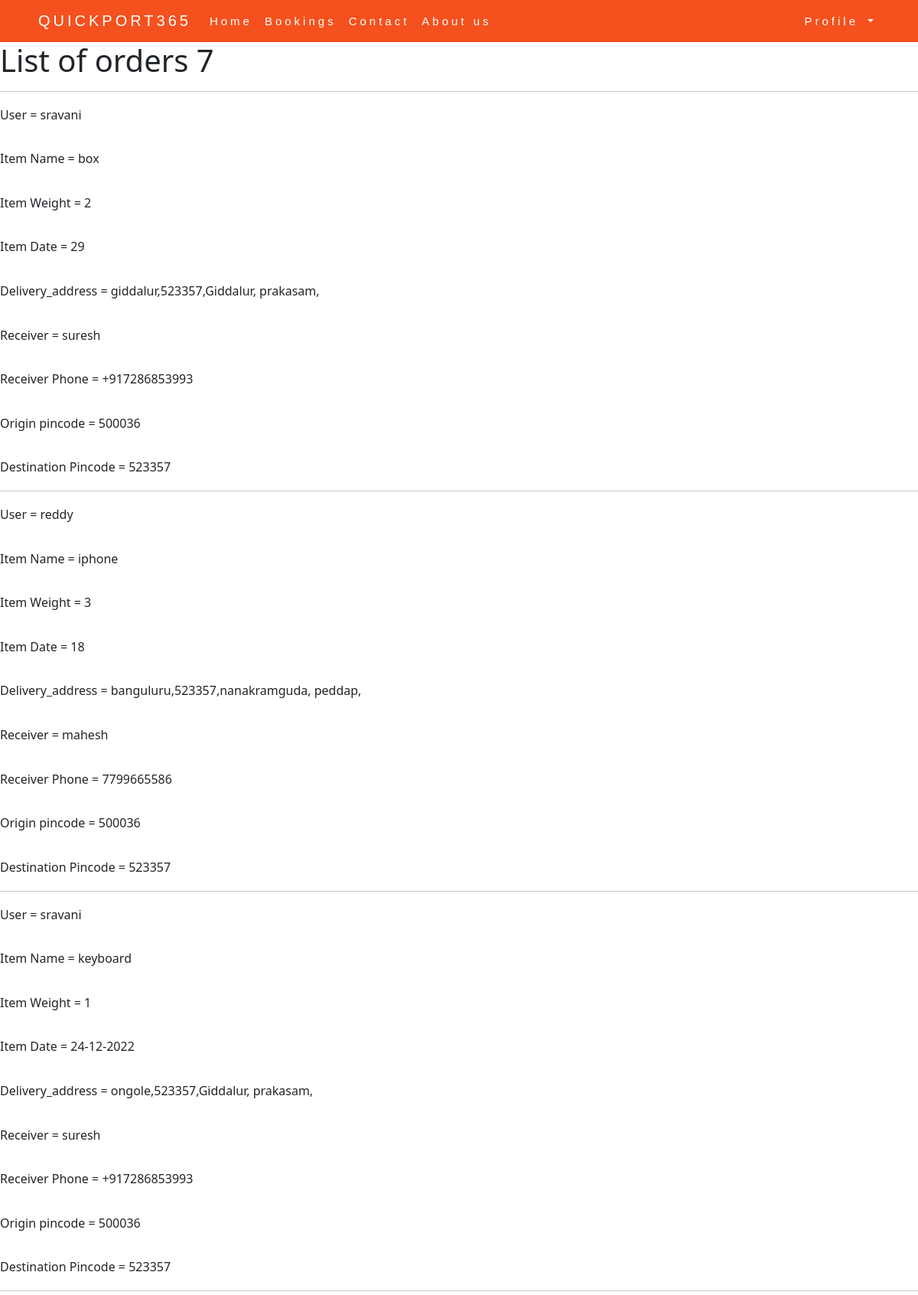
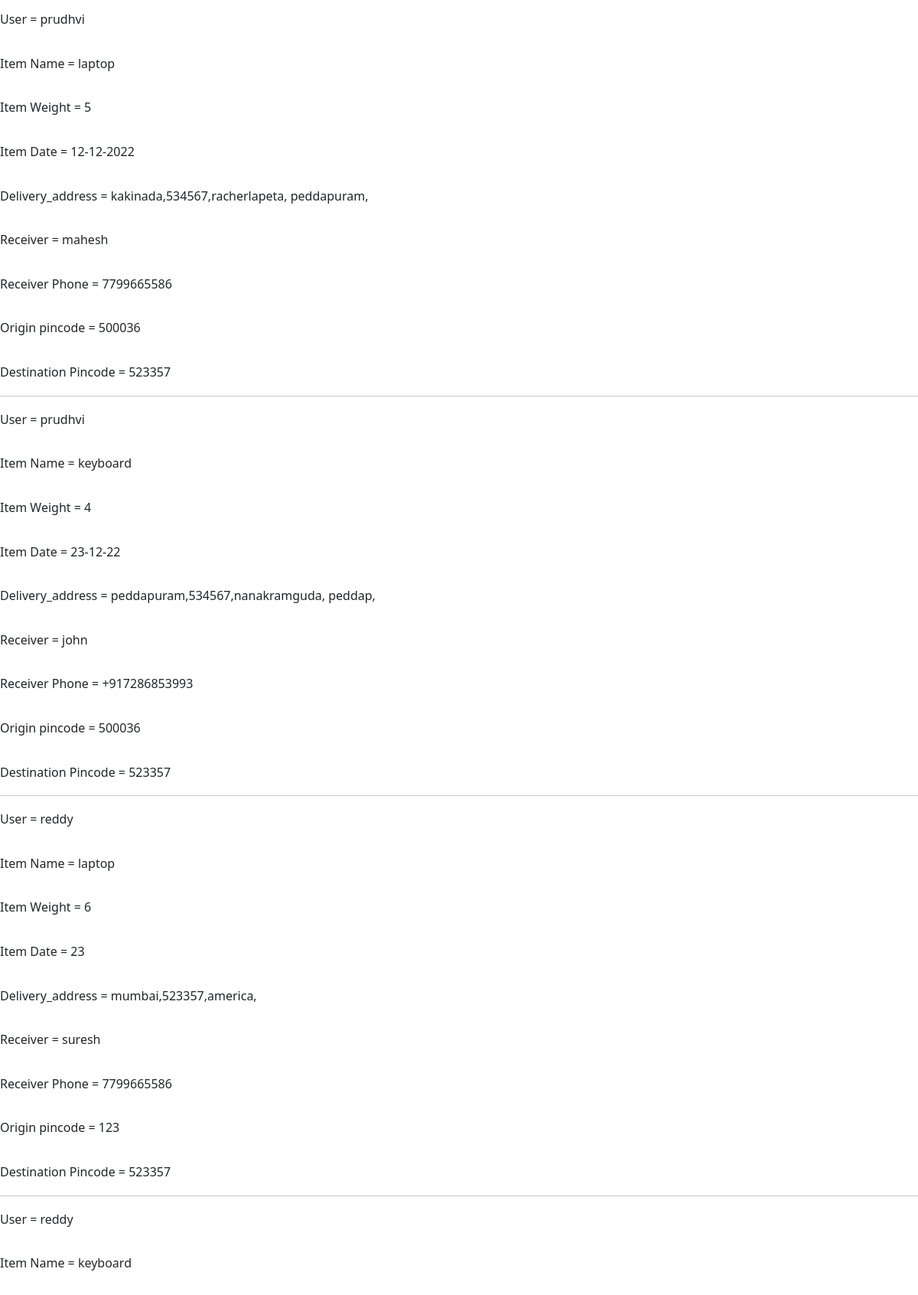
Page /orders_list (upper part) on the committed database (2 pictures, top to bottom).
### tables this page shows
CREATE TABLE orderdetails (id INTEGER PRIMARY KEY AUTOINCREMENT, user text, itemname text, itemweight text,date text, receiver text, receiver_phone text, service text, price text, delivery_address text, originpin text destinationpin, destinationpin text);

### app.py (the view)
@app.route('/orders_list')
def orders_list():
    with sqlite3.connect('database.db') as con:
        con.row_factory = sqlite3.Row
        cur = con.execute('select * from orderdetails')
        rows = cur.fetchall()
        for i in rows:
            print(i)
    superuser = session.get('superuser')
    return render_template('orders_list.html', rows=rows, total=len(rows), superuser=superuser)

### templates/orders_list.html (shortened to what this page needs)
{% extends 'base.html' %}
{% block content %}
<head>
</head>
<body>
<h1>List of orders {{total}}</h1><hr>
{% for order in rows %}
User = {{order.user}}<br><br>
Item Name = {{order.itemname}}<br><br>
Item Weight = {{order.itemweight}}<br><br>
Item Date = {{order.date}}<br><br>
Delivery_address = {{order.delivery_address}}<br><br>
Receiver = {{order.receiver}}<br><br>
Receiver Phone = {{order.receiver_phone}}<br><br>
Origin pincode = {{order.originpin}}<br><br>
Destination Pincode = {{order.destinationpin}}
<hr>
{% endfor %}
</body>
</html>
{% endblock %}

### templates/base.html (style rules this page uses)
body { font: 400 15px ; line-height: 1.8; color: #8; }

### rows in the picture
orderdetails: user "sravani", itemname "box", itemweight "2", date "29", delivery_address "giddalur,523357,Giddalur, prakasam,", receiver "suresh", receiver_phone "+917286853993", originpin "500036", destinationpin "523357"
orderdetails: user "reddy", itemname "iphone", itemweight "3", date "18", delivery_address "banguluru,523357,nanakramguda, peddap,", receiver "mahesh", receiver_phone "7799665586", originpin "500036", destinationpin "523357"
orderdetails: user "sravani", itemname "keyboard", itemweight "1", date "24-12-2022", delivery_address "ongole,523357,Giddalur, prakasam,", receiver "suresh", receiver_phone "+917286853993", originpin "500036", destinationpin "523357"
orderdetails: user "prudhvi", itemname "laptop", itemweight "5", date "12-12-2022", delivery_address "kakinada,534567,racherlapeta, peddapuram,", receiver "mahesh", receiver_phone "7799665586", originpin "500036", destinationpin "523357"
orderdetails: user "prudhvi", itemname "keyboard", itemweight "4", date "23-12-22", delivery_address "peddapuram,534567,nanakramguda, peddap,", receiver "john", receiver_phone "+917286853993", originpin "500036", destinationpin "523357"
orderdetails: user "reddy", itemname "laptop", itemweight "6", date "23", delivery_address "mumbai,523357,america,", receiver "suresh", receiver_phone "7799665586", originpin "123", destinationpin "523357"
orderdetails: user "reddy", itemname "keyboard"

### other values in the picture
{{ total }} "7"
